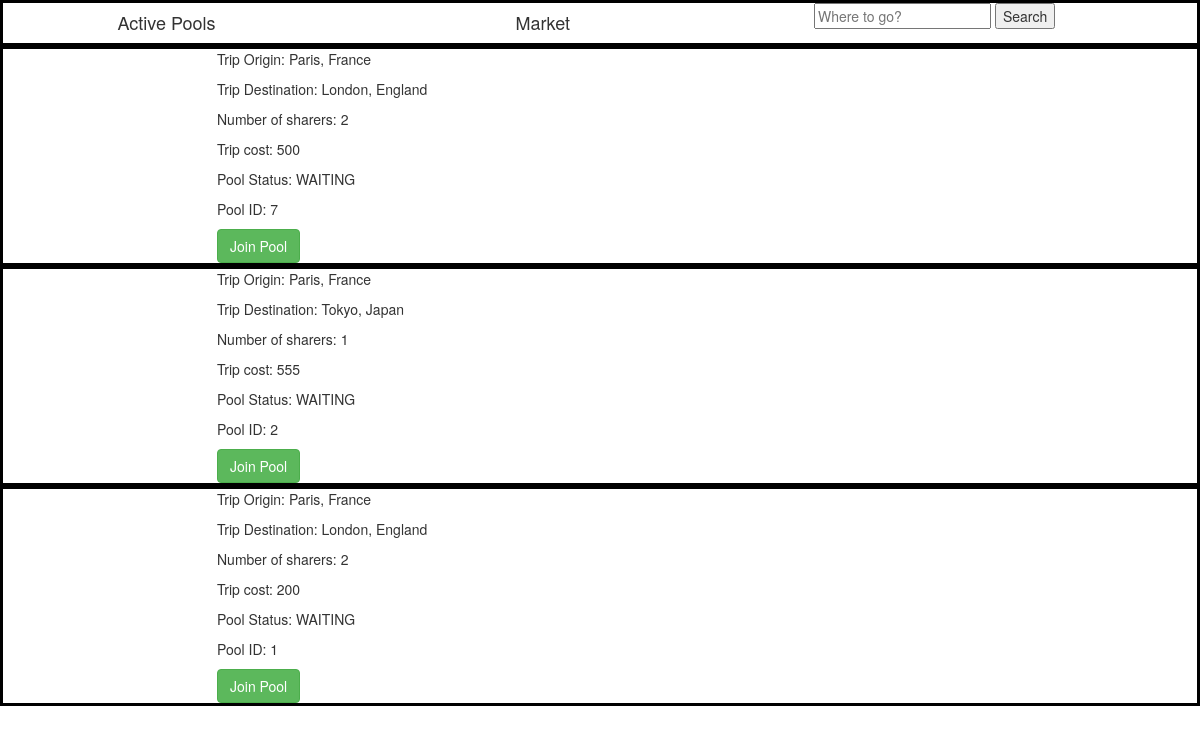
Page /market/search.php on the committed database.
### tables this page shows
CREATE TABLE `pool` (
  `pool_id` int(11) NOT NULL,
  `user_id` int(11) NOT NULL,
  `route_id` int(11) NOT NULL
);

### market/search.php (the view, shortened to what this page needs)
<!DOCTYPE html>
<html>
<?php
  require('db_connect.php');
?>
  <head>
    <link rel="stylesheet" href="css/bootstrap.min.css">
  </head>
  <body>
  <div class='container-fluid'>
    <div class='row showborder'>
      <div class='col-xs-offset-1 col-xs-2 col-md-offset-1 col-md-2 col-lg-offset-1 col-lg-2'>
        <a href='myactive_pools.php'><p class='h4'>Active Pools</p></a>
      </div>
      <div class='col-xs-3 col-xs-offset-1 col-md-3 col-md-offset-2 col-lg-offset-2 col-lg-3 header'>
        <a href='testmarket.php'><p class='h4'>Market</p></a>
      </div>
      <div class='col-xs-4 col-md-4 col-lg-4'>
        <form id='searchform' method='POST' action='search.php'>
          <input type='text' id='searchthis' name='latlng' placeholder='Where to go?'>
          <button name='sub' type='submit' id='sub_me'>Search</button>
        </form>
      </div>
    </div>
    <div id = 'list'>
      <?php
        $data_received = $_POST['hideme'];
        if($_POST['hideme'] == "0,0"){
          header("location: testmarket.php");
          exit();
        }else{
          $break = explode(",",$data_received);
          $searchlat = round($break[0],2);
          $searchlong = round($break[1],2);
          $q = "SELECT t1.pool_id, t1.route_origlat, t1.route_origlong, t1.route_destlat, t1.route_destlong, t1.route_id, t2.num_users, t1.route_cost, t1.route_status, t1.add_orig, t1.add_dest
                FROM
                (SELECT p.pool_id as `pool_id`, r.origin_latitude as `route_origlat`, r.origin_longitude as `route_origlong`, r.destination_latitude as `route_destlat`, r.destination_longitude as `route_destlong`,
                r.route_id as `route_id`, r.cost as `route_cost`, r.status as `route_status`, r.origin_address as `add_orig`, r.destination_address as `add_dest`
                FROM route r, pool p, users u
                WHERE p.user_id = u.user_id AND p.route_id = r.route_id AND r.status = 'WAITING' ) t1
                INNER JOIN
                (SELECT route_id, COUNT(*) as num_users FROM pool GROUP BY route_id) t2
                ON t1.route_id = t2.route_id
                INNER JOIN
                  (SELECT user_id, location_latitude, location_longitude FROM users WHERE user_id = 1) t3
                WHERE t2.num_users < 4 AND ((ROUND(t3.location_latitude,2) = ROUND(t1.route_origlat,2) AND ROUND(t3.location_longitude,2) = ROUND(t1.route_origlong,2))
                                             OR (ROUND(t1.route_destlat,2) = {$searchlat} AND ROUND(t1.route_destlong,2) = {$searchlong}))
                GROUP BY t2.route_id DESC";
          $result = mysqli_query($conn, $q);
          $rows = mysqli_num_rows($result);
          if($rows != 0){
            while($data = mysqli_fetch_assoc($result)){
              echo "<div class='row showborder latlongdata' id='info'>";
              echo "<div class='col-xs-offset-2 col-xs-8'>";
                echo "<p class='originlatlong'>Trip Origin: {$data['add_orig']}</p>";
                echo "<p class='destlatlong'>Trip Destination: {$data['add_dest']}</p>";
                echo "<p class='num_user_pool'>Number of sharers: {$data['num_users']}</p>";
                echo "<p class='cost'>Trip cost: {$data['route_cost']}</p>";
                echo "<p class='status'>Pool Status: {$data['route_status']}</p>";
                echo "<p class='pool_id'>Pool ID: {$data['pool_id']}</p>";
                echo "<form method='POST' action ='joinpool.php'>";
                  echo "<button class='btn btn-success' name='submitme'>Join Pool</button>";
                echo "</form>";
              echo "</div>";
              echo "</div>";
            }
          }
        }
      ?>
    </div>
  </div>
  </body>
</html>

### market/search.php (style rules this page uses)
html, body { height: 100%; margin: 0; padding: 0; }
.showborder { border:3px solid black; }
.latlongdata { display:block; }
a { color:inherit; }

### rows in the picture
pool: add_orig "Paris, France", add_dest "London, England", num_users "2", route_cost "500", route_status "WAITING", pool_id "7"
pool: add_orig "Paris, France", add_dest "Tokyo, Japan", num_users "1", route_cost "555", route_status "WAITING", pool_id "2"
pool: add_orig "Paris, France", add_dest "London, England", num_users "2", route_cost "200", route_status "WAITING", pool_id "1"
